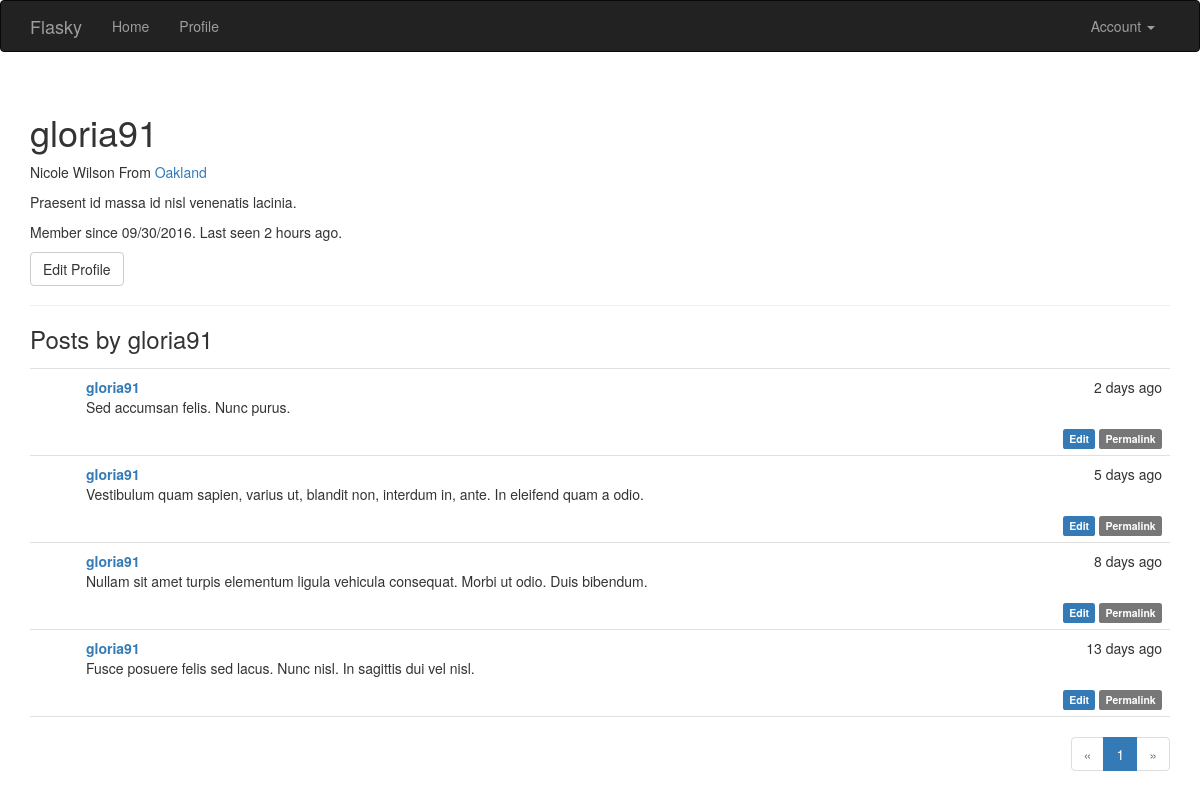
Page /user/gloria91 (signed in) on the committed database.
### app/models.py (models this page shows, shortened)
class User(UserMixin, db.Model):
    __tablename__ = 'users'
    id = db.Column(db.Integer, primary_key=True)
    username = db.Column(db.String(64), unique=True, index=True)
    email = db.Column(db.String(64), unique=True, index=True)
    role_id = db.Column(db.Integer, db.ForeignKey('roles.id'))
    password_hash = db.Column(db.String(128))
    confirmed = db.Column(db.Boolean, default=False)
    name = db.Column(db.String(64))
    location = db.Column(db.String(64))
    about_me = db.Column(db.Text)
    member_since = db.Column(db.DateTime(), default=datetime.utcnow)
    last_seen = db.Column(db.DateTime(), default=datetime.utcnow)
    posts = db.relationship('Post', backref='author', lazy='dynamic')
    def can(self, permissions):
        return self.role is not None and (self.role.permissions & permissions) == permissions
    def is_administrator(self):
        return self.can(Permission.ADMINISTER)
    @property
    def password(self):
        raise AttributeError('password is not a readable attribute')
    def ping(self):
        self.last_seen = datetime.utcnow()
        db.session.add(self)

class Post(db.Model):
    __tablename__ = 'posts'
    id = db.Column(db.Integer, primary_key=True)
    body = db.Column(db.Text)
    timestamp = db.Column(db.DateTime, index=True, default=datetime.utcnow)
    author_id = db.Column(db.Integer, db.ForeignKey('users.id'))
    body_html = db.Column(db.Text)

### app/main/views.py (the view)
@main.route('/user/<username>')
def user(username):
    user = User.query.filter_by(username=username).first()
    if user is None:
        abort(404)
    page = request.args.get('page', 1, type=int)
    pagination = user.posts.order_by(Post.timestamp.desc()).paginate(
        page, per_page=current_app.config['FLASKY_POSTS_PER_PAGE'],
        error_out=False)
    posts = pagination.items
    return render_template('user.html', user=user, posts=posts,
                           pagination=pagination)

### app/auth/views.py (called while the page is built)
@auth.before_app_request
def before_request():
    if current_user.is_authenticated:
        current_user.ping()
        if not current_user.confirmed \
                and request.endpoint[:5] != 'auth.' \
                and request.endpoint != 'static':
            return redirect(url_for('auth.unconfirmed'))

### app/main/__init__.py (called while the page is built)
@main.app_context_processor
def inject_permissions():
    return dict(Permission=Permission)

### app/models.py (called while the page is built)
@login_manager.user_loader
def load_user(user_id):
    return User.query.get(int(user_id))

### app/templates/user.html (shortened to what this page needs)
{% extends "base.html" %}
{% import "_macros.html" as macros %}
{% block page_content %}
<div class="page-header">
    <h1>{{ user.username }}</h1>
    {% if user.name or user.location %}
    <p>
        {% if user.name %}{{ user.name }}{% endif %}
        {% if user.location %}
            From <a href="http://maps.google.com/?q={{ user.location }}">{{ user.location }}</a>
        {% endif %}
    </p>
    {% endif %}
    {% if user.about_me %}<p>{{ user.about_me }}</p>{% endif %}
    <p>Member since {{ moment(user.member_since).format('L') }}. Last seen {{ moment(user.last_seen).fromNow() }}.</p>
    <p>
        {% if user == current_user %}
        <a class="btn btn-default" href="{{ url_for('.edit_profile') }}">Edit Profile</a>
        {% endif %}
    </p>
</div>
<h3>Posts by {{ user.username }}</h3>
{% include '_posts.html' %}
{% if pagination %}
<div class="pagination">
    {{ macros.pagination_widget(pagination, '.user', username=user.username) }}
</div>
{% endif %}
{% endblock %}

### app/templates/base.html (shortened to what this page needs)
{% extends "bootstrap/base.html" %}
{% block head %}
{{ super() }}
<link rel="stylesheet" type="text/css" href="{{ url_for('static', filename='styles.css') }}">
{% endblock %}
{% block navbar %}
<div class="navbar navbar-inverse" role="navigation">
    <div class="container">
        <div class="navbar-header">
            <a class="navbar-brand" href="{{ url_for('main.index') }}">Flasky</a>
        </div>
        <div class="navbar-collapse collapse">
            <ul class="nav navbar-nav">
                <li><a href="{{ url_for('main.index') }}">Home</a></li>
                {% if current_user.is_authenticated %}
                <li><a href="{{ url_for('main.user', username=current_user.username) }}">Profile</a></li>
                {% endif %}
            </ul>
            <ul class="nav navbar-nav navbar-right">
                {% if current_user.is_authenticated %}
                <li class="dropdown">
                    <a href="#" class="dropdown-toggle" data-toggle="dropdown">Account <b class="caret"></b></a>
                </li>
                {% else %}
                <li><a href="{{ url_for('auth.login') }}">Log In</a></li>
                {% endif %}
            </ul>
        </div>
    </div>
</div>
{% endblock %}
{% block content %}
<div class="container">
    {% block page_content %}{% endblock %}
</div>
{% endblock %}

### app/templates/_macros.html
{% macro pagination_widget(pagination, endpoint) %}
<ul class="pagination">
    <li{% if not pagination.has_prev %} class="disabled"{% endif %}>
        <a href="{% if pagination.has_prev %}{{ url_for(endpoint, page=pagination.prev_num, **kwargs) }}{% else %}#{% endif %}">
            &laquo;
        </a>
    </li>
    {% for p in pagination.iter_pages() %}
        {% if p %}
            {% if p == pagination.page %}
            <li class="active">
                <a href="{{ url_for(endpoint, page=p, **kwargs) }}">{{ p }}</a>
            </li>
            {% else %}
            <li>
                <a href="{{ url_for(endpoint, page=p, **kwargs) }}">{{ p }}</a>
            </li>
            {% endif %}
        {% else %}
        <li class="disabled"><a href="#">&hellip;</a></li>
        {% endif %}
    {% endfor %}
    <li{% if not pagination.has_next %} class="disabled"{% endif %}>
        <a href="{% if pagination.has_next %}{{ url_for(endpoint, page=pagination.next_num, **kwargs) }}{% else %}#{% endif %}">
            &raquo;
        </a>
    </li>
</ul>
{% endmacro %}

### app/templates/_posts.html (shortened to what this page needs)
<ul class="posts">
    {% for post in posts %}
    <li class="post">
        <div class="post-content">
            <div class="post-date">{{ moment(post.timestamp).fromNow() }}</div>
            <div class="post-author"><a href="{{ url_for('.user', username=post.author.username) }}">{{ post.author.username }}</a></div>
            <div class="post-body">
                {% if post.body_html %}
                    {{ post.body_html | safe }}
                {% else %}
                    {{ post.body }}
                {% endif %}
            </div>
            <div class="post-footer">
                {% if current_user == post.author %}
                <a href="{{ url_for('.edit', id=post.id) }}">
                    <span class="label label-primary">Edit</span>
                </a>
                {% elif current_user.is_administrator() %}
                <a href="{{ url_for('.edit', id=post.id) }}">
                    <span class="label label-danger">Edit [Admin]</span>
                </a>
                {% endif %}
                <a href="{{ url_for('.post', id=post.id) }}">
                    <span class="label label-default">Permalink</span>
                </a>
            </div>
        </div>
    </li>
    {% endfor %}
</ul>

### app/static/styles.css (style rules this page uses)
ul.posts { list-style-type: none; padding: 0px; margin: 16px 0px 0px 0px; border-top: 1px solid #e0e0e0; }
ul.posts li.post { padding: 8px; border-bottom: 1px solid #e0e0e0; }
div.post-date { float: right; }
div.post-author { font-weight: bold; }
div.post-content { margin-left: 48px; min-height: 48px; }
div.post-footer { text-align: right; }
div.pagination { width: 100%; text-align: right; padding: 0px; margin: 0px; }

### rows in the picture
User: username "gloria91", name "Nicole Wilson", location "Oakland", about_me "Praesent id massa id nisl venenatis lacinia.", member_since "09/30/2016", last_seen "2 hours ago"
Post: timestamp "2 days ago", author.username "gloria91", body_html "Sed accumsan felis. Nunc purus."
Post: timestamp "5 days ago", author.username "gloria91", body_html "Vestibulum quam sapien, varius ut, blandit non, interdum in, ante. In eleifend quam a odio."
Post: timestamp "8 days ago", author.username "gloria91", body_html "Nullam sit amet turpis elementum ligula vehicula consequat. Morbi ut odio. Duis bibendum."
Post: timestamp "13 days ago", author.username "gloria91", body_html "Fusce posuere felis sed lacus. Nunc nisl. In sagittis dui vel nisl."

### other values in the picture
{{ p }} "1"
